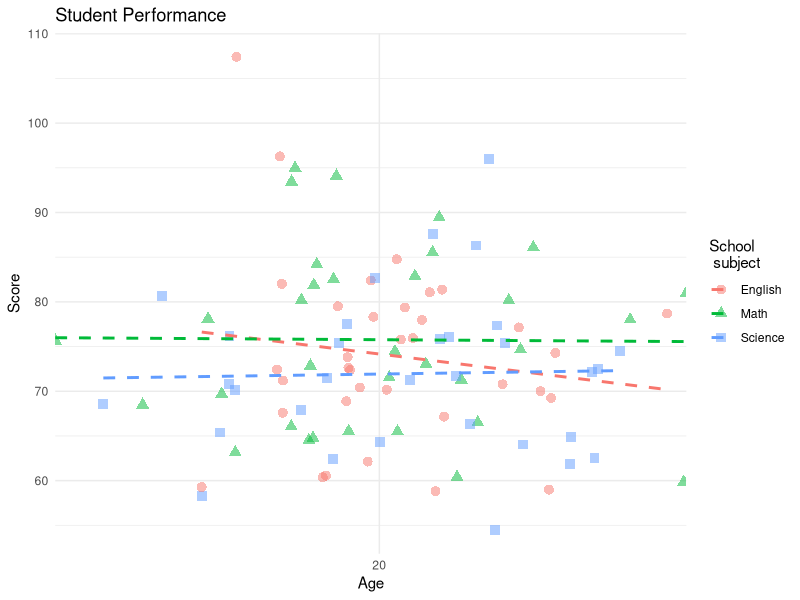

Generate this figure with R: (Note: this script raises an error after producing the figure.)
# Example data for testing
set.seed(123)
students_data <- data.frame(
  ID = seq(1, 100),
  Age = rnorm(100, mean = 20, sd = 2),
  Score = rnorm(100, mean = 75, sd = 10),
  Subject = sample(c("Math", "English", "Science"), 100, replace = TRUE),
  Gender = sample(c("Male", "Female"), 100, replace = TRUE)
)

# Load the ggplot2 library
library(ggplot2)

# Example ggplot code
gg_point <- ggplot(students_data, aes(x = Age, y = Score, color = Subject, shape = Subject)) +
  geom_point(size = 3, alpha = 0.5) +
  geom_smooth(method = "lm", se = FALSE, linetype = "dashed") +
  labs(
    title = "Student Performance",
    x = "Age",
    y = "Score",
    color = "School \n subject",
    shape = "School \n subject" #if changing legend for colour, also need to change shape otherwise will get one legend for shape & 1 for colour
  ) +
  scale_x_continuous(breaks = 20, expand = expansion()) + #custom breaks, expand argument provides some padding around the data
  # coord_flip() + #to flip the axis
  theme_minimal()

# Display the plot
print(gg_point)

?legend_title()
# Requires categorical variables, however age and score are continuous from students_data
# Can visualise the counts of observations for a categorical variables e.g. Subject
gg_bar <- ggplot(students_data, aes(x = Subject, fill = Gender)) +
  geom_bar(color = "blue") + #Bars filled by gender, outlined in blue
  theme_minimal()

# facet_grid() divides plot into into a matrix of panels from two discrete variables
# facet_grid(A ~ B) >> facet by A (rows) and B (columns).
# facet_grid(A ~ .) >> facet by A for rows only.
# facet_grid(. ~ B) >> facet by B for columns only.
gg_point_facet <- ggplot(students_data, aes(x = Age, y = Score, color = Subject)) +
  geom_point() +
  facet_grid(Gender ~ Subject) +  # Row: Gender, Column: Subject
  theme(legend.background = element_rect(fill = "yellow")) +
  labs( x = "Age (years)", y = "Raw score")

# Need to summarise the data to display error bars
# Summarise subject and gender data
student_summary <- students_data %>%
  group_by(Subject, Gender) %>%
  summarise(
    count = n(),        # Count of observations
    se = sqrt(count)    # Example: Standard error for counts
  )

#plot with error bars
gg_bar_summary <- ggplot(student_summary, aes(x = Subject, y = count, fill = Gender)) +
  geom_bar(stat = "identity", # stat = "identity" to use pre-summarized data
           color = "blue",
           position = position_dodge(0.9),
           na.rm = TRUE,
           inherit.aes = FALSE, #will NOT inherited aesthetic mappings from aes
           aes(x = Subject, y = count, fill = Gender)) + #thus need to specify where to get x and y. This is actually the same as the current setting in aes however displayed for illustrated purposes
  geom_errorbar(
    aes(ymin = count - se, ymax = count + se),
    width = 0.2,
    position = position_dodge(0.9)  # Align error bars with bars
  ) +
  # scale_y_log10() + #transpose y to log
  scale_fill_manual(values = c("Male" = "yellow", "Female" = "purple")) +
  theme_void() + #removes background elements for a minimalist plot
  theme(axis.text = element_text(size = 15))

gg_bar_summary

#To combine two data frames, the aes() need to align with the columns in the respective data frames
df1 <- data.frame(time = c(1, 2, 3), value = c(10, 20, 30), group = "df1")
df2 <- data.frame(time = c(1, 2, 3), value = c(15, 25, 35), group = "df2")

ggplot() +
  geom_line(data = df1, aes(x = time, y = value, color = group, linetype = group)) +
  geom_line(data = df2, aes(x = time, y = value, color = group, linetype = group)) +
  labs(title = "Comparing Two Data Frames", x = "Time", y = "Value") +
  theme(legend.position = "bottom")

#step plot
ggplot() +
  geom_step(data = df1, aes(x = time, y = value, color = group, linetype = group), direction = "mid") + #alternate directions vh or hv
  geom_step(data = df2, aes(x = time, y = value, color = group, linetype = group), direction = "mid") +
  labs(title = "Comparing Two Data Frames with Step Plot", x = "Time", y = "Value") +
  theme(legend.position = "bottom")
